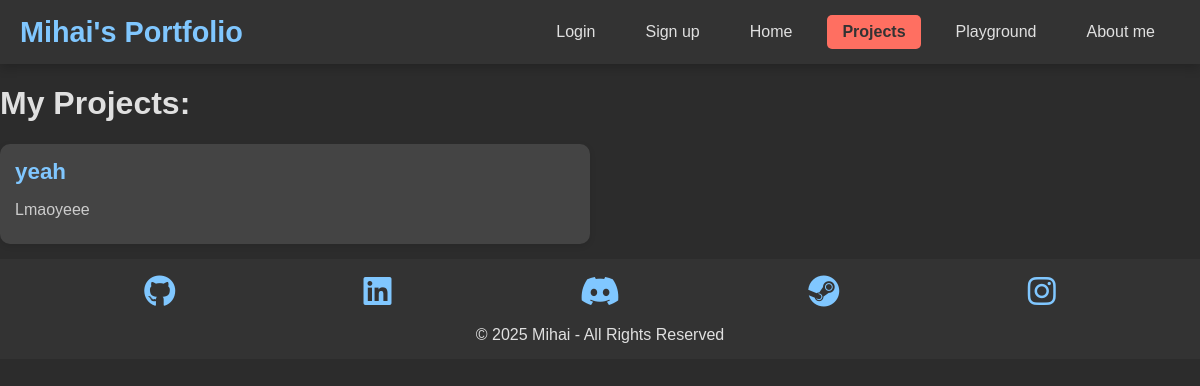
The page /projects/ on the database as committed earlier.
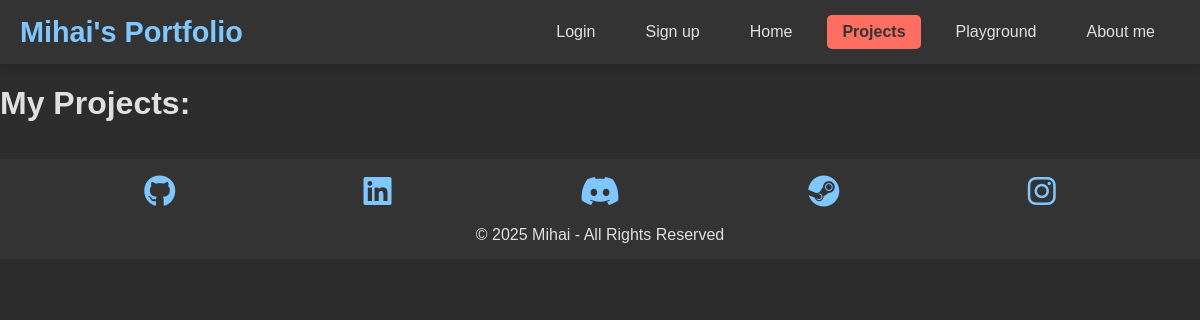
The same page on the database as committed later.
### projects/models.py (models this page shows, shortened)
class Project(models.Model):
    title = models.CharField(max_length=200)
    description = models.TextField()
    link = models.URLField(blank=True, null=True)
    image = models.ImageField(upload_to='project_images/', null=True, blank=True)
    created_at = models.DateTimeField(auto_now_add=True)

### projects/views.py (the view)
# urls.py: path('', include('projects.urls')),
def projects(request):
    projects = Project.objects.all()
    return render(request, 'projects/projects.html', {'projects' : projects})

### projects/templates/projects/projects.html (shortened to what this page needs)
{% extends 'projects/base.html' %}
{% block content %}
  <h1>My Projects:</h1>
  <div class="project-grid">
    {% for project in projects %}
      <div class="project-card">
        <div class="project-inner">
          <div class="project-info">
            <a href="{{ project.link }}" target="_blank"><h3>{{ project.title }}</h3></a>
            <p>{{ project.description }}</p>
          </div>
        </div>
      </div>
    {% endfor %}
  </div>
{% endblock %}

Rows that differ between the two databases and show on the page:
removed Project: title "yeah", description "Lmaoyeee"
